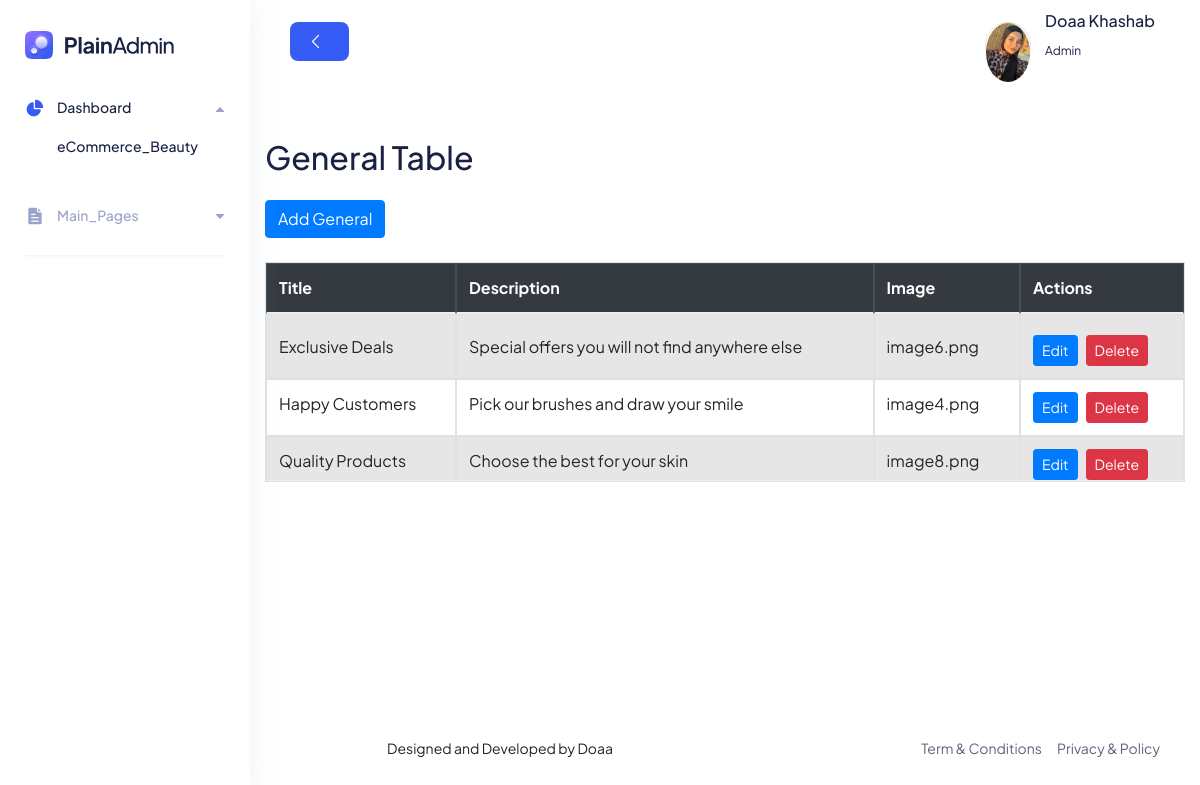
/BeautyAdminPanel/general.php, run on the app's committed database.
### tables this page shows
CREATE TABLE `general` (
  `Title` varchar(255) NOT NULL,
  `Description` varchar(255) NOT NULL,
  `Image` varchar(255) NOT NULL,
  `ID` int(11) NOT NULL
);

### BeautyAdminPanel/general.php (the view, shortened to what this page needs)
<!DOCTYPE html>
<html lang="en">
<head>
    <link rel="stylesheet" href="assets/css/bootstrap.min.css" />
    <link rel="stylesheet" href="assets/css/lineicons.css" />
    <link rel="stylesheet" href="assets/css/materialdesignicons.min.css" />
    <link rel="stylesheet" href="assets/css/fullcalendar.css" />
    <link rel="stylesheet" href="assets/css/main.css" />
</head>
<body>
    <?php require_once('components/sidenavbar.php'); ?>
    <main class="main-wrapper">
        <?php require_once('components/header.php'); ?>
        <section>
            <?php
            require_once('db.php');
            $sql = "SELECT Title, Description, Image,ID FROM general";
            $result = $conn->query($sql);
            ?> <div class="container mt-5">
                <h2 class="mb-4">General Table</h2>
                <button class="btn btn-primary mb-4" data-toggle='modal' data-target='#addModal'>Add General</button>
                <table class="table table-bordered table-striped table-hover custom-table">
                    <thead class="thead-dark">
                        <tr>
                            <th>Title</th>
                            <th>Description</th>
                            <th>Image</th>
                            <th>Actions</th>
                        </tr>
                    </thead>
                    <tbody>
                        <?php
                        if ($result->num_rows > 0) {
                            while ($row = $result->fetch_assoc()) {
                                echo "<tr>";
                                echo "<td>" . $row['Title'] . "</td>";
                                echo "<td>" . $row['Description'] . "</td>";
                                echo "<td><a style='width:100px;height:auto;'>" . $row['Image'] . "</a></td>";
                                echo "<td>
                                <input id='idediting' type='hidden' value='" . $row['ID'] . "'/>
                                   <div style='display:flex; gap:8px'>
                                <button  class='btn btn-primary btn-sm edit' data-toggle='modal' data-target='#updateModal' id='" . $row['Title'] . "' data-description='" . $row['Description'] . "' data-image='" . $row['Image'] . "' data-idd='" . $row['ID'] . "'>Edit</button>
                                <button  class='btn btn-danger btn-sm delete-product-btn' name='general' id='" . $row['Title'] . "' data-toggle='modal' data-target='#deleteModal'>Delete</button>
                                </div
                                </td>";
                                echo "</tr>";
                            }
                        } else {
                            echo "<tr><td colspan='4'>No data found</td></tr>";
                        }
                        ?>
                    </tbody>
                </table>
            </div>
        </section>
        <?php require_once('components/footer.php'); ?>
    </main>
</body>
<link rel="stylesheet" href="https://stackpath.bootstrapcdn.com/bootstrap/4.5.2/css/bootstrap.min.css">
<link rel="stylesheet" href="https://cdn.jsdelivr.net/npm/sweetalert2@11/dist/sweetalert2.min.css">
</html>

### BeautyAdminPanel/assets/css/fullcalendar.css (style rules this page uses)
:root { --fc-daygrid-event-dot-width:8px;--fc-list-event-dot-width:10px;--fc-list-event-hover-bg-color:#f5f5f5 }

### data on the page
general: Title "Exclusive Deals", Description "Special offers you will not find anywhere else", Image "image6.png"
general: Title "Happy Customers", Description "Pick our brushes and draw your smile", Image "image4.png"
general: Title "Quality Products", Description "Choose the best for your skin", Image "image8.png"
